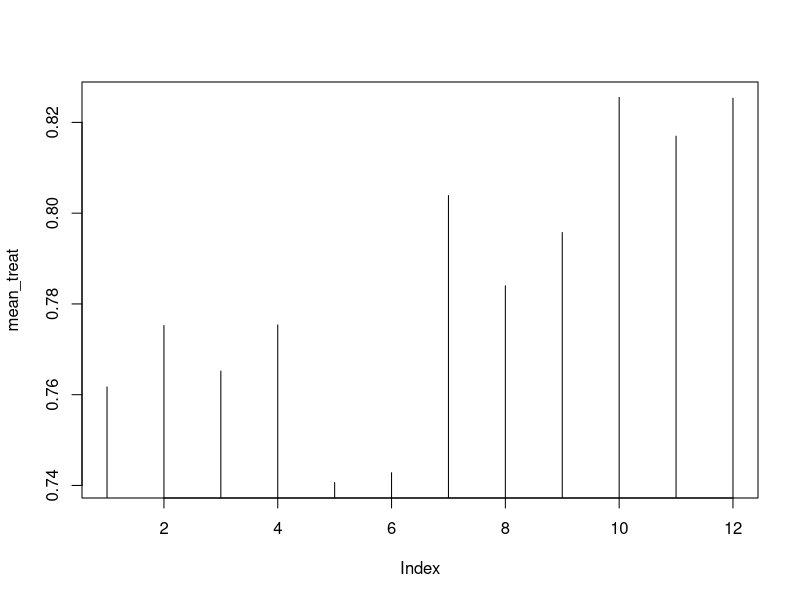
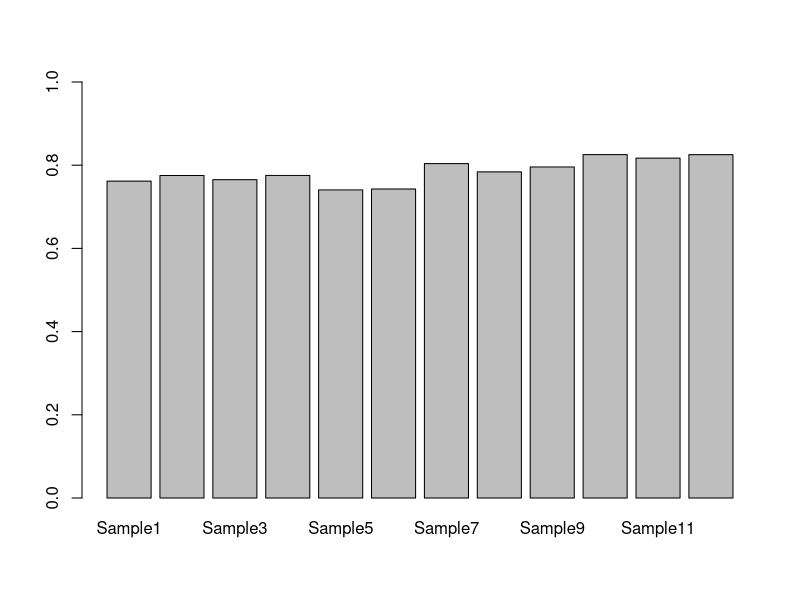
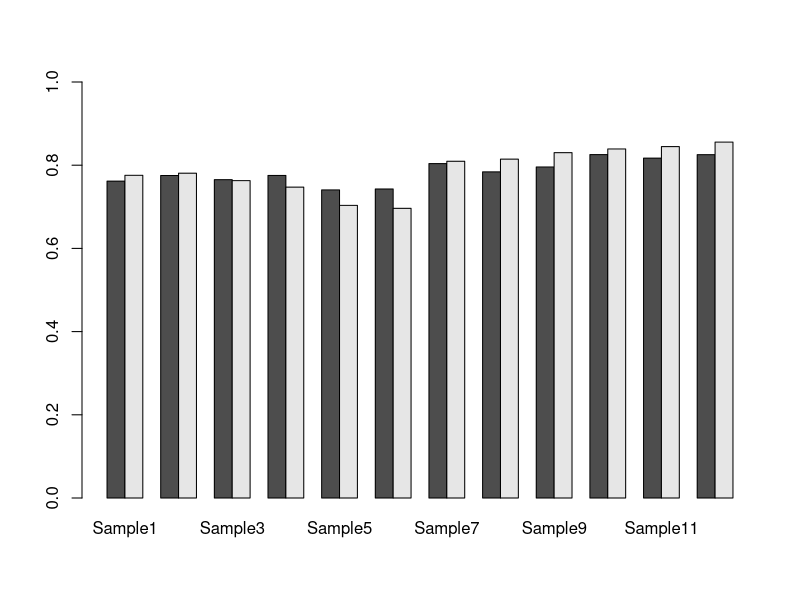
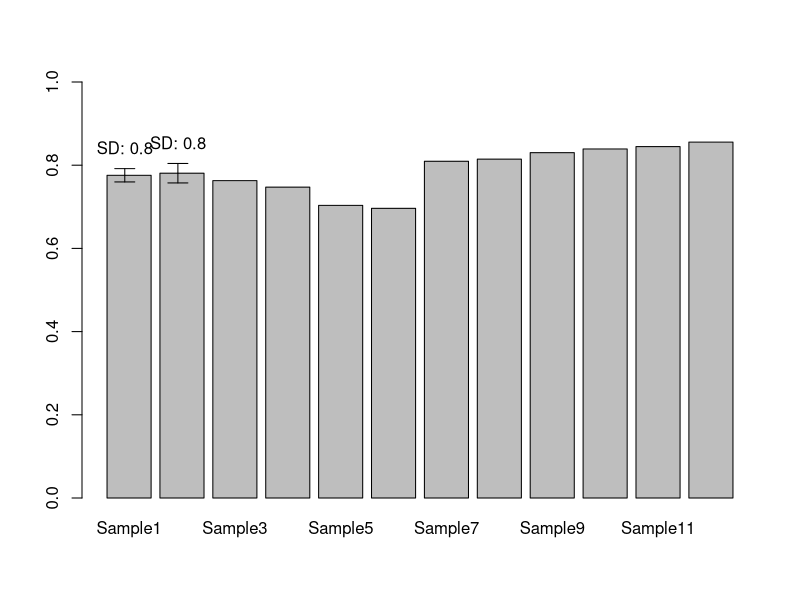
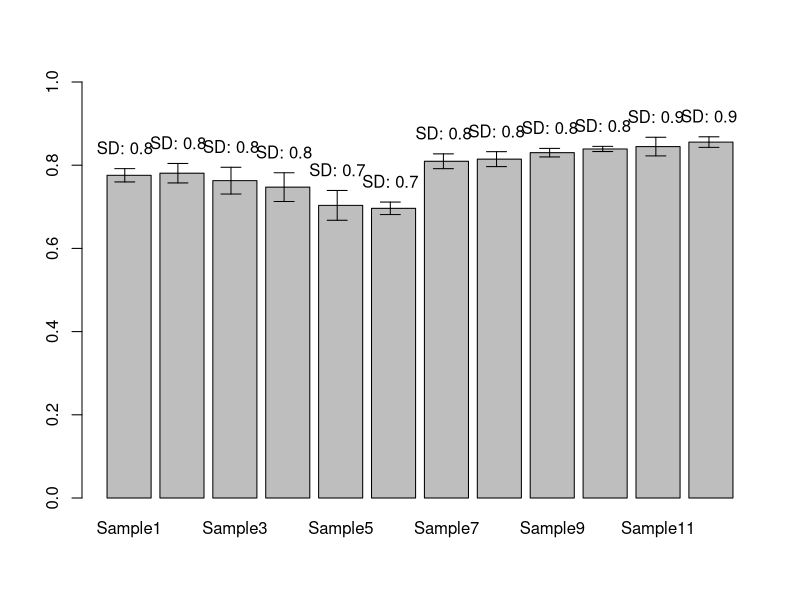

R code for these plots, in order:
## ---- chunk 1
knitr::opts_chunk$set(echo = TRUE)
## ---- chunk 2
library(readxl)
mydata <- read_excel("Rprog04-fl.xls", sheet=2, skip = 6, col_names=F)

myod <- as.data.frame(mydata[1:8, ])
mygfp <- as.data.frame(mydata[12:21, ])
## ---- chunk 3
myod[,1] <- as.numeric(myod[,1])
mygfp[,1] <- as.numeric(mygfp[,1])
## ---- chunk 4
myod_treat <- myod[2:4,]
myod_control <- myod[5:7,]

sample_names <- paste("Sample", c(1:12), sep="")
replicate_labels <- paste("Rep", c(1:3), sep="")

rownames(myod_treat) <- replicate_labels
colnames(myod_treat) <- sample_names
rownames(myod_control) <- replicate_labels 
colnames(myod_control) <- sample_names

mean_treat <- colMeans(myod_treat)
mean_control <- colMeans(myod_control)
## ---- chunk 5
apply(myod_control, 1, mean)
apply(myod_control, 2, mean)

apply(myod_control, 2, function(x){ 
  xmean <- mean(x) 
  return(xmean)
  })

apply(myod_control, 2, sd)
## ---- chunk 6
plot(mean_treat, type="h")
barplot(mean_treat, ylim=c(0,1))
mean_test <- data.frame(mean_treat, mean_control)
barplot(t(mean_test), ylim=c(0,1), beside=T)
## ---- chunk 7
## excercise 3-2 
mysd <- function(x){
  xmean <- sum(x)/length(x)
  tmpdif <- x-xmean
  xvar <- sum(tmpdif^2)/(length(x)-1)
  xsd <- sqrt(xvar)
  return(xsd)
}

x <- sample(1:100, 10)
mysd(x)
sd(x)
## ---- chunk 8
## Exercise 3-3) barplot with sd

control_mean <- apply(myod_control, 2, function(x){mean(x)})
control_sd <- apply(myod_control, 2, mysd)

barplot(control_mean, width=0.83, space=0.2, col="gray", ylim=c(0,1))

arrows(0.5, control_mean[1], 0.5, control_mean[1]+control_sd[1], length=0.1, angle=90)
arrows(0.5, control_mean[1], 0.5, control_mean[1]-control_sd[1], length=0.1, angle=90)
lab <- paste("SD:", round(control_mean[1]+control_sd[1],1))
text(0.5, control_mean[1]+control_sd[1]+0.05, labels = lab)

arrows(1.5, control_mean[2], 1.5, control_mean[2]+control_sd[2], length=0.1, angle=90)
arrows(1.5, control_mean[2], 1.5, control_mean[2]-control_sd[2], length=0.1, angle=90)
lab <- paste("SD:", round(control_mean[2]+control_sd[2],1))
text(1.5, control_mean[2]+control_sd[2]+0.05, labels = lab)

## ---- chunk 9
## Exercise 3-4) barplot with sd using for
barplot(control_mean, width=0.83, space=0.2, col="gray", ylim=c(0,1))
for(i in 1:length(control_mean)){
  xpos <- 0.5+i-1
  arrows(xpos, control_mean[i], xpos, control_mean[i]+control_sd[i], length=0.1, angle=90)
  arrows(xpos, control_mean[i], xpos, control_mean[i]-control_sd[i], length=0.1, angle=90)
  lab <- paste("SD:", round(control_mean[i]+control_sd[i],1))
  text(xpos, control_mean[i]+control_sd[i]+0.05, labels = lab)
}

